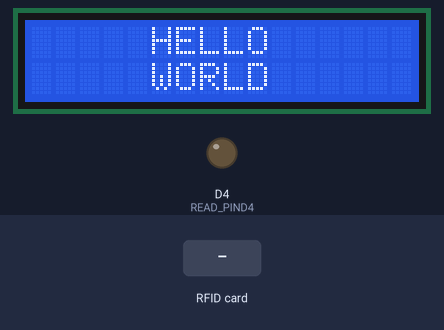
Simulated run of this sketch. Board: ESP8266 (NodeMCU). Shown: 16×2 character LCD, output pins drawn as LEDs (lit = HIGH). The test bench sets the inputs (shaded band). WiFi joins after 1.5 s; servers stay silent unless stated; what the sketch prints to the serial monitor is not drawn.

Above: at 3.8 s.
3.9 s: RFID card 5E 7A 19 C4 held to the reader
At 4.07 s:
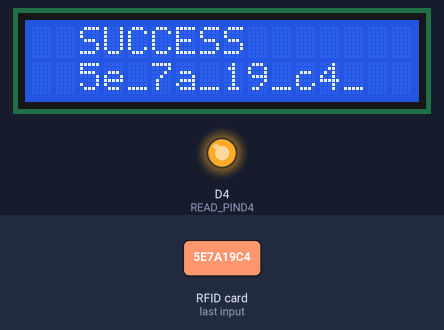
At 5.6 s:
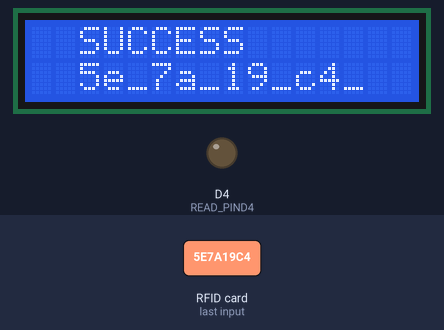
Timing chart, 0 to 7.1 s (numbered marks = the images above; inputs shaded):
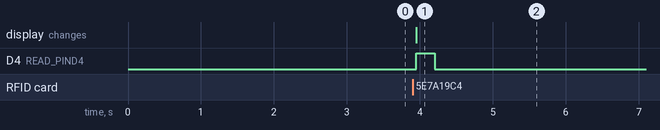

The sketch:

20181103_rfid_pm25.ino
```cpp
/*
    1. using ESP8266 to connect to RFID reader (RC522)
    2. read RFID tag
    3. put the data to Firebase
    4. show it on LCD
    5. read value from pm2.5 sensor

  Depends on the following Arduino libraries:
      1. FirebaseArduino: https://github.com/FirebaseExtended/firebase-arduino
      2. MFRC522 library
      3. LiquidCrystal-I2C.zip
  Reference
    https://swf.com.tw/?p=930
*/
#include <EEPROM.h>
#include <ESP8266WiFi.h>
#include <FirebaseArduino.h>
// RFID library
#include <SPI.h>
#include <MFRC522.h>
// LCD library
#include <LiquidCrystal_I2C.h>
// PM2.5
#include <SoftwareSerial.h>

// Set connection information.
#define FIREBASE_HOST "arduino-ff0bc.firebaseio.com"
#define FIREBASE_AUTH "qGXsCir7KVVbAe2H4DVwWJBgulLThlfHBiA1inqZ"
#define WIFI_SSID "505-AP"
#define WIFI_PASSWORD "mis505505"

// Set pin value
#define READ_PIND3  0   // GPIO: 0,  d1 min:D3
#define READ_PIND4  2   // GPIO: 2,  d1 min:D4
#define PIND4       2   // GPIO: 2,  d1 min:D4

#define FirebaseRFID "iot0901/RFID"
#define FirebaseRecord "iot0901/Records"
#define FirebaseInRecords "iot0901/InRecords"
#define FirebaseWindow "iot0901/Window"
#define FirebaseDustPM25 "iot0901/DustPM25"
#define FirebaseDustPM25S "iot0901/DustPM25S"

unsigned long previousTime = 0;
bool currentLedValue = false;

// RFID setting
#define SS_PIN  D8
#define RST_PIN D0
MFRC522 mfrc522(SS_PIN, RST_PIN);  // 建立MFRC522物件

// LCD
#define D1 5
#define D2 4
LiquidCrystal_I2C lcd(0x27, D1, D2);

// PM2.5
#define rxPin 10
#define txPin 0 //11
// Use software serial port for communicating with GP2Y1026
SoftwareSerial mySerial(rxPin, txPin);
// Helper function to read data from software serial port
int getSerial(){
  while (!mySerial.available()){}
  int value = mySerial.read();
  Serial.println(String("getSerial value=") + value);
  return mySerial.read();
}


StaticJsonBuffer<200> jsonBuffer;

void setup() {
  initLCD();

  Serial.begin(9600);
  Serial.println();
  initialWifi();
  initialFirebase();
  initRFID();

  // initialize pin
  //pinMode(READ_PIND3, INPUT);
  pinMode(PIND4, OUTPUT);

  // set up PM2.5
  mySerial.begin(2400);
  // Wait a second for startup
  delay(1000);
  Serial.println("PM2.5 is ready!!");
}

void initLCD(){
  //LCD
  lcd.begin();
  lcd.backlight();
  lcd.setCursor(5, 0);
  lcd.print("HELLO");
  lcd.setCursor(5, 1);
  lcd.print("WORLD");
}

void initRFID() {
  SPI.begin();
  mfrc522.PCD_Init();   // 初始化MFRC522讀卡機模組
}

void initialWifi() {
  // We start by connecting to a WiFi network
  Serial.println();
  Serial.println();
  Serial.print("Connecting to ");
  Serial.println(WIFI_SSID);

  // connect to wifi.
  WiFi.begin(WIFI_SSID, WIFI_PASSWORD);
  Serial.print("connecting");
  while (WiFi.status() != WL_CONNECTED) {
    Serial.print(".");
    delay(500);
  }

  Serial.println("");
  Serial.println("WiFi connected");
  Serial.print("IP address: ");
  Serial.println(WiFi.localIP());
}

void initialFirebase() {
  Firebase.begin(FIREBASE_HOST, FIREBASE_AUTH);
  //Firebase.begin(FIREBASE_HOST);
}

void loop() {
  readRFIDTag();
  unsigned long currentTime = millis();
  if (abs(currentTime - previousTime) > 1000) {
    previousTime = currentTime;
   // DustPM25();
  }
}

void DustPM25(){
  static int frame[7];
  static int dataStart, VoutH, VoutL, VrefH, VrefL, checksum, dataEnd;
  // Look for end of frame
  if (getSerial() != 0xff){
    return;
  }
  //read in next frame
  for (int i=0; i<7; i++){
    frame[i] = getSerial();
  }

  // Assgn values
  dataStart = frame[0];
  VoutH = frame[1];
  VoutL = frame[2];
  VrefH = frame[3];
  VrefL = frame[4];
  checksum = frame[5];
  dataEnd = frame[6];

  // Check the start and end frame
  if(dataStart != 0xaa || dataEnd != 0xff){
    Serial.println("Check the start and end frame is failed");
    return ;
  }

  // Verify the checksum
  int testSum = VoutH + VoutL + VrefH + VrefL;
  if (testSum != checksum){
    Serial.println("Verify the checksum  is failed");
    return;
  }
  else
    Serial.println(String("Verify the checksum") + testSum);

  return;

  //print the data values
  Serial.print("dataStart=");
  Serial.print(dataStart);
  Serial.print(",");
  Serial.print("VoutH=");
  Serial.print(VoutH);
  Serial.print(",");
  Serial.print("VoutL=");
  Serial.print(VoutL);
  Serial.print(",");
  Serial.print("VrefH=");
  Serial.print(VrefH);
  Serial.print(",");
  Serial.print("VrefL=");
  Serial.print(VrefL);
  Serial.print(",");
  Serial.print("Checksum=");
  Serial.print(checksum);
  Serial.print(",");
  Serial.print("dataEnd=");
  Serial.print(dataEnd);

  // Calculate Vout
  float Vout = (VoutH * 256 + VoutL) / 1024.0 * 5.0;
  Serial.print("Vout=");
  Serial.print(Vout * 1000.0);
  Serial.print("mV,");
  // Calculate "a" coefficient before hand by using a reference sucr monitor
  float a = 100/0.14;
  // Calculate dust density
  float dustDensity = a * Vout;
  Serial.print("PM2.5=");
  Serial.print(dustDensity);
  Serial.print("ug/m3");
  Serial.println("");


//  int samplingTime = 280;
//  int deltaTime = 40;
//  int sleepTime = 9680;
//  // Connect dust sensor, read pm2.5
//  float voMeasured = 0;
//  float calcVoltage = 0;
//  float dustDensity = 0;
//
// // digitalWrite(PIND4,LOW); // power on the LED
//  delayMicroseconds(samplingTime);
//
//  voMeasured = analogRead(A0); // read the dust value
//
//  delayMicroseconds(deltaTime);
// // digitalWrite(PIND4,HIGH); // turn the LED off
//  //delayMicroseconds(sleepTime);
//
//  // 0 - 5V mapped to 0 - 1023 integer values
//  // recover voltage
//  calcVoltage = voMeasured * (5.0 / 1024.0);
//
//  // linear eqaution taken from http://www.howmuchsnow.com/arduino/airquality/
//  // Chris Nafis (c) 2012
//  dustDensity = 0.17 * calcVoltage - 0.1;
//
//  Serial.print("Raw Signal Value (0-1023): ");
//  Serial.print(voMeasured);
//
//  Serial.print(" - Voltage: ");
//  Serial.print(calcVoltage);
//
//  Serial.print(" - Dust Density: ");
//  Serial.print(dustDensity * 1000); // 這裡將數值呈現改成較常用的單位( ug/m3 )
//  Serial.println(" ug/m3 ");
//
//  float value = dustDensity * 1000;
//  // send to firebase
//  Firebase.setFloat(FirebaseDustPM25, value);
//
//  jsonBuffer.clear();
//  // prepare send data to firebase
//  JsonObject& cardObject = jsonBuffer.createObject();
//  cardObject["value"] = value;
//  JsonObject& timeStampObject = jsonBuffer.createObject();
//  timeStampObject[".sv"] = "timestamp";
//  cardObject["timeStamp"] = timeStampObject;
//  Firebase.push(FirebaseDustPM25S, cardObject);
}


// https://circuits4you.com/2017/12/21/esp8266-pwm-example/
// ESP8266 can generate PWM on all IO pins. The ESP8266 analogWrite is different than the Arduino Uno.
// ESP8266 uses 10-bit resolution for PWM generation PWM value varries from 0 to 1023.
// Arduino Uses 8-Bit Resolution i.e.PWM range is 0-254.
void outputPWM() {
  digitalWrite(PIND4,HIGH);
  delay(250);
  analogWrite(PIND4,LOW);

//  tone(PIND4,1000,1000);
//  delay(1000);

  //PWM Value varries from 0 to 1023
//  Serial.println("10 % PWM");
//  analogWrite(PIND4,102);
//  delay(2000);
}

void readRFIDTag() {
  // 確認是否有新卡片
  if (mfrc522.PICC_IsNewCardPresent() && mfrc522.PICC_ReadCardSerial()) {
    byte *id = mfrc522.uid.uidByte;   // 取得卡片的UID
    byte idSize = mfrc522.uid.size;   // 取得UID的長度

    Serial.print("PICC type: ");      // 顯示卡片類型
    // 根據卡片回應的SAK值（mfrc522.uid.sak）判斷卡片類型
    MFRC522::PICC_Type piccType = mfrc522.PICC_GetType(mfrc522.uid.sak);
    Serial.println(mfrc522.PICC_GetTypeName(piccType));

    Serial.print("UID Size: ");       // 顯示卡片的UID長度值
    Serial.println(idSize);
    lcd.clear();
    String message1 = "SUCCESS";
    String cardID = "";
    for (byte i = 0; i < idSize; i++) {  // 逐一顯示UID碼
      Serial.print("id[");
      Serial.print(i);
      Serial.print("]: ");
      Serial.println(id[i], HEX);       // 以16進位顯示UID值
      cardID += String(id[i], HEX) + "_";
    }
    Serial.println();

    //lcd.setCursor(0, 0);
    int count = cardID.length();
    lcd.setCursor((16 / 2) - (count / 2), 0);
    lcd.print(message1);

    count = cardID.length();
    lcd.setCursor((16 / 2) - (count / 2), 1);
    lcd.print(cardID);

 //   processTag(id, idSize);
    mfrc522.PICC_HaltA();  // 讓卡片進入停止模式

    outputPWM();
    jsonBuffer.clear();
    // prepare send data to firebase
    JsonObject& cardObject = jsonBuffer.createObject();
    cardObject["casrdID"] = cardID;
    JsonObject& timeStampObject = jsonBuffer.createObject();
    timeStampObject[".sv"] = "timestamp";
    cardObject["timeStamp"] = timeStampObject;
    Firebase.push(FirebaseRecord, cardObject);
    //create inRecords
    jsonBuffer.clear(); //need clear butter
    JsonObject& timeObject = jsonBuffer.createObject();
    timeObject[".sv"] = "timestamp";
    Firebase.push(String("")+FirebaseInRecords+"/"+cardID,timeObject);
  }
}

void readMagneticSring() {
  bool switchValue = !digitalRead(READ_PIND4);
  if (!switchValue) {
    Serial.println("************Magnetic spring value is opened");
    Firebase.setString(FirebaseWindow, "Open");
  }
  else {
    Serial.println("************Magnetic spring value is closed");
    Firebase.setString(FirebaseWindow, "Close");
  }
  if (Firebase.failed()) {
    Serial.print("readMagneticSring setting /number failed:");
    Serial.println(Firebase.error());
  }
}

// setup pullup on READ_PIND3
void readSwitch() {
  bool switchValue = !digitalRead(READ_PIND3);
  if (switchValue) {
    Serial.println("************Switch is pressed");
    //    Firebase.setString(FirebaseWindow, "Open");
  }
  else {
    //    Firebase.setString(FirebaseWindow, "Close");
  }
}
```

Measured:
- after the input at 3.9 s, D4 (READ_PIND4): LOW → HIGH after 0.05 s, → LOW 0.25 s later; the display: changes after 0.05 s (image 1)
